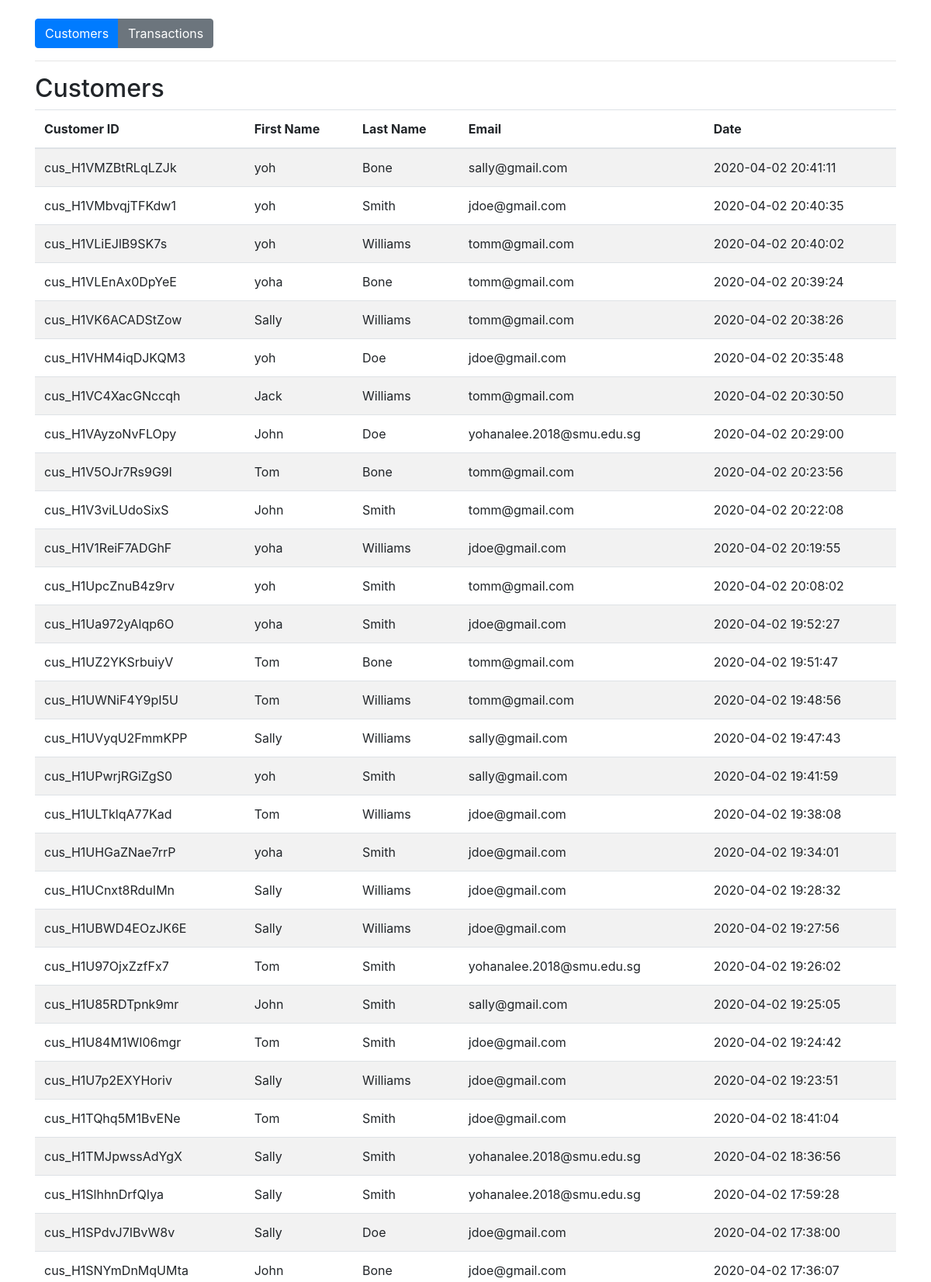
/parsa/paypage/customer.php (upper part), run on the app's committed database.
### tables this page shows
CREATE TABLE IF NOT EXISTS `customers` (
  `id` varchar(255) NOT NULL,
  `first_name` varchar(255) NOT NULL,
  `last_name` varchar(255) NOT NULL,
  `email` varchar(255) NOT NULL,
  `created_at` datetime NOT NULL DEFAULT CURRENT_TIMESTAMP,
  PRIMARY KEY (`id`)
);

### parsa/lib/pdo_db.php (called while the page is built, shortened)
<?php
class Database {
	private $host = DB_HOST;
	private $user = DB_USER;
	private $pass = DB_PASS;
	private $dbname = DB_NAME;
	private $dbh;
	private $stmt;
	public function __construct() {
		$dsn = 'mysql:host=' . $this->host . ';dbname=' . $this->dbname;
		$options = array (
			PDO::ATTR_PERSISTENT => true,
			PDO::ATTR_ERRMODE => PDO::ERRMODE_EXCEPTION
		);
		try {
			$this->dbh = new PDO ($dsn, $this->user, $this->pass, $options);
		}
		catch ( PDOException $e ) {
			$this->error = $e->getMessage();
		}
	}
	public function query($query) {
		$this->stmt = $this->dbh->prepare($query);
	}
	public function execute(){
		return $this->stmt->execute();
	}
	public function resultset(){
		$this->execute();
		return $this->stmt->fetchAll(PDO::FETCH_OBJ);
	}
}

### parsa/models/Customer.php (called while the page is built, shortened)
<?php
  class Customer {
    private $db;
    public function __construct() {
      $this->db = new Database;
    }
    public function getCustomers() {
      $this->db->query('SELECT * FROM customers ORDER BY created_at DESC');
      $results = $this->db->resultset();
      return $results;
    }
  }

### parsa/paypage/customer.php (the view, shortened to what this page needs)
<?php
    require_once('../lib/pdo_db.php');
    require_once('../models/Customer.php');
    $customer = new Customer();
    $customers = $customer->getCustomers();
?>
<!DOCTYPE html>
<html lang="en">
<head>
  <link rel="stylesheet" href="https://maxcdn.bootstrapcdn.com/bootstrap/4.0.0/css/bootstrap.min.css">
</head>
<body>
  <div class="container mt-4">
    <div class = "btn-group" role = "group">
        <a href = "customer.php" class = "btn btn-primary">Customers</a>
        <a href = "transaction.php" class = "btn btn-secondary">Transactions</a>
    </div>
    <hr>
    <h2>Customers</h2>
    <table class = "table table-striped">
        <thead>
            <tr>
                <th>Customer ID</th>
                <th>First Name</th>
                <th>Last Name</th>
                <th>Email</th>
                <th>Date</th>
            </tr>
        </thead>
        <tbody>
            <?php foreach($customers as $c):?>
                <tr>
                    <td><?php echo $c->id; ?></td>
                    <td><?php echo $c->first_name; ?></td>
                    <td><?php echo $c->last_name; ?></td>
                    <td><?php echo $c->email; ?></td>
                    <td><?php echo $c->created_at; ?></td>
                </tr>
            <?php endforeach;?>
        </tbody>
    </table>
  </div>
</body>
</html>

### data on the page
customers: id "cus_H1VMZBtRLqLZJk", first_name "yoh", last_name "Bone", email "sally@gmail.com", created_at "2020-04-02 20:41:11"
customers: id "cus_H1VMbvqjTFKdw1", first_name "yoh", last_name "Smith", email "jdoe@gmail.com", created_at "2020-04-02 20:40:35"
customers: id "cus_H1VLiEJlB9SK7s", first_name "yoh", last_name "Williams", email "tomm@gmail.com", created_at "2020-04-02 20:40:02"
customers: id "cus_H1VLEnAx0DpYeE", first_name "yoha", last_name "Bone", email "tomm@gmail.com", created_at "2020-04-02 20:39:24"
customers: id "cus_H1VK6ACADStZow", first_name "Sally", last_name "Williams", email "tomm@gmail.com", created_at "2020-04-02 20:38:26"
customers: id "cus_H1VHM4iqDJKQM3", first_name "yoh", last_name "Doe", email "jdoe@gmail.com", created_at "2020-04-02 20:35:48"
customers: id "cus_H1VC4XacGNccqh", first_name "Jack", last_name "Williams", email "tomm@gmail.com", created_at "2020-04-02 20:30:50"
customers: id "cus_H1VAyzoNvFLOpy", first_name "John", last_name "Doe", email "yohanalee.2018@smu.edu.sg", created_at "2020-04-02 20:29:00"
customers: id "cus_H1V5OJr7Rs9G9l", first_name "Tom", last_name "Bone", email "tomm@gmail.com", created_at "2020-04-02 20:23:56"
customers: id "cus_H1V3viLUdoSixS", first_name "John", last_name "Smith", email "tomm@gmail.com", created_at "2020-04-02 20:22:08"
customers: id "cus_H1V1ReiF7ADGhF", first_name "yoha", last_name "Williams", email "jdoe@gmail.com", created_at "2020-04-02 20:19:55"
customers: id "cus_H1UpcZnuB4z9rv", first_name "yoh", last_name "Smith", email "tomm@gmail.com", created_at "2020-04-02 20:08:02"
customers: id "cus_H1Ua972yAlqp6O", first_name "yoha", last_name "Smith", email "jdoe@gmail.com", created_at "2020-04-02 19:52:27"
customers: id "cus_H1UZ2YKSrbuiyV", first_name "Tom", last_name "Bone", email "tomm@gmail.com", created_at "2020-04-02 19:51:47"
customers: id "cus_H1UWNiF4Y9pI5U", first_name "Tom", last_name "Williams", email "tomm@gmail.com", created_at "2020-04-02 19:48:56"
customers: id "cus_H1UVyqU2FmmKPP", first_name "Sally", last_name "Williams", email "sally@gmail.com", created_at "2020-04-02 19:47:43"
customers: id "cus_H1UPwrjRGiZgS0", first_name "yoh", last_name "Smith", email "sally@gmail.com", created_at "2020-04-02 19:41:59"
customers: id "cus_H1ULTklqA77Kad", first_name "Tom", last_name "Williams", email "jdoe@gmail.com", created_at "2020-04-02 19:38:08"
customers: id "cus_H1UHGaZNae7rrP", first_name "yoha", last_name "Smith", email "jdoe@gmail.com", created_at "2020-04-02 19:34:01"
customers: id "cus_H1UCnxt8RduIMn", first_name "Sally", last_name "Williams", email "jdoe@gmail.com", created_at "2020-04-02 19:28:32"
customers: id "cus_H1UBWD4EOzJK6E", first_name "Sally", last_name "Williams", email "jdoe@gmail.com", created_at "2020-04-02 19:27:56"
customers: id "cus_H1U97OjxZzfFx7", first_name "Tom", last_name "Smith", email "yohanalee.2018@smu.edu.sg", created_at "2020-04-02 19:26:02"
customers: id "cus_H1U85RDTpnk9mr", first_name "John", last_name "Smith", email "sally@gmail.com", created_at "2020-04-02 19:25:05"
customers: id "cus_H1U84M1WI06mgr", first_name "Tom", last_name "Smith", email "jdoe@gmail.com", created_at "2020-04-02 19:24:42"
customers: id "cus_H1U7p2EXYHoriv", first_name "Sally", last_name "Williams", email "jdoe@gmail.com", created_at "2020-04-02 19:23:51"
customers: id "cus_H1TQhq5M1BvENe", first_name "Tom", last_name "Smith", email "jdoe@gmail.com", created_at "2020-04-02 18:41:04"
customers: id "cus_H1TMJpwssAdYgX", first_name "Sally", last_name "Smith", email "yohanalee.2018@smu.edu.sg", created_at "2020-04-02 18:36:56"
customers: id "cus_H1SlhhnDrfQIya", first_name "Sally", last_name "Smith", email "yohanalee.2018@smu.edu.sg", created_at "2020-04-02 17:59:28"
customers: id "cus_H1SPdvJ7IBvW8v", first_name "Sally", last_name "Doe", email "jdoe@gmail.com", created_at "2020-04-02 17:38:00"
customers: id "cus_H1SNYmDnMqUMta", first_name "John", last_name "Bone", email "jdoe@gmail.com", created_at "2020-04-02 17:36:07"
